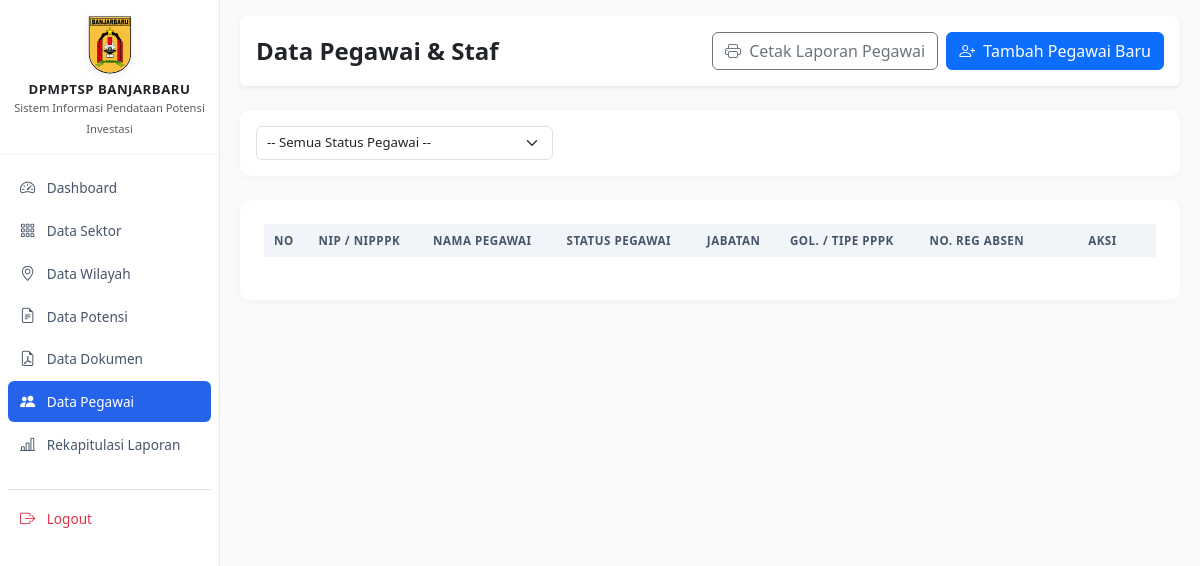
/admin/pegawai.php (signed in), run on an earlier commit of the app's database.
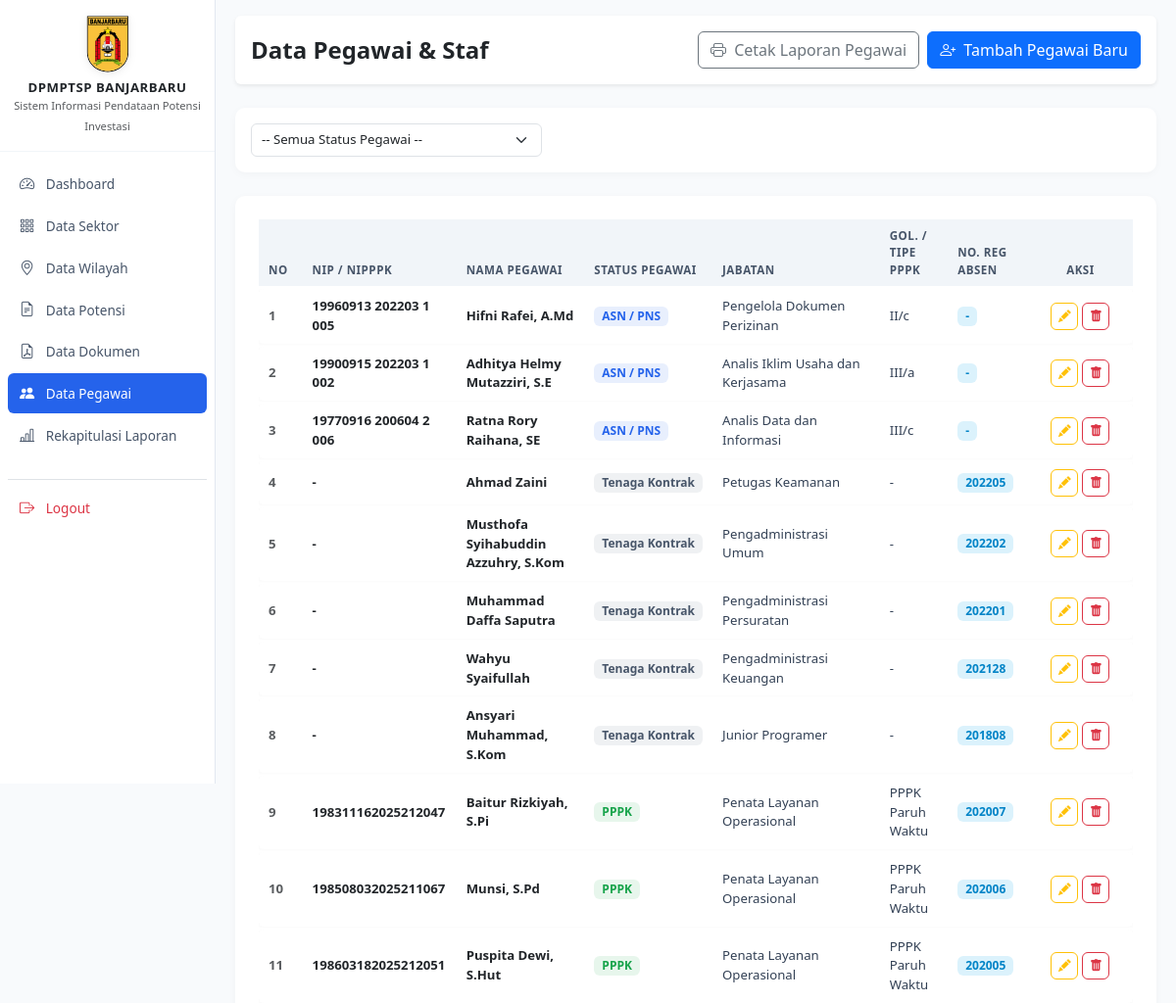
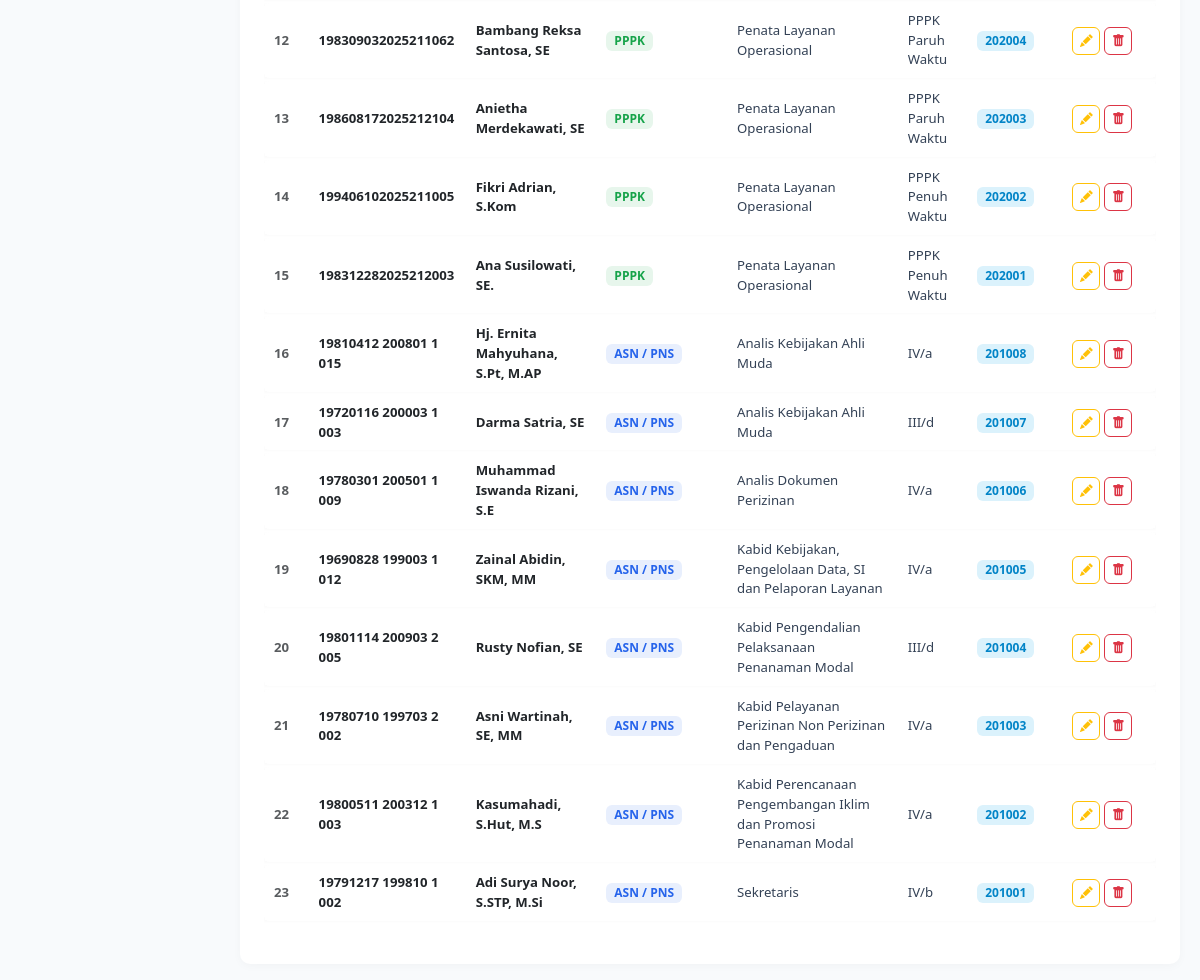
And on a later commit of the database (2 pictures, top to bottom).
### tables this page shows
CREATE TABLE `pegawai` (
  `id_pegawai` int NOT NULL AUTO_INCREMENT,
  `nip` varchar(50) DEFAULT NULL,
  `nama_pegawai` varchar(255) NOT NULL,
  `status_pegawai` enum('ASN','PPPK','Tenaga Kontrak') NOT NULL DEFAULT 'ASN',
  `jabatan` varchar(255) DEFAULT NULL,
  `golongan` varchar(50) DEFAULT NULL,
  `tipe_pppk` varchar(50) DEFAULT NULL,
  `no_reg_absen` varchar(50) DEFAULT NULL,
  `no_hp` varchar(50) DEFAULT NULL,
  `status` tinyint(1) DEFAULT '1',
  `created_at` timestamp NULL DEFAULT CURRENT_TIMESTAMP,
  PRIMARY KEY (`id_pegawai`)
);

### admin/pegawai.php (the view, shortened to what the changed rows need)
<?php
require_once '../config/database.php';
$where = ["status = 1"];
$params = [];
$where_sql = implode(" AND ", $where);
$sql = "SELECT * FROM pegawai WHERE $where_sql ORDER BY id_pegawai DESC";
$stmt = $pdo->prepare($sql);
$stmt->execute($params);
$pegawai_list = $stmt->fetchAll();
?>
<!DOCTYPE html>
<html lang="id">
<head>
</head>
<body>
<div class="wrapper">
    <?php require_once '../includes/sidebar.php'; ?>
    <div id="content">
        <div class="card card-modern p-4">
            <div class="table-responsive">
                <table id="tablePegawai" class="table table-modern align-middle w-100">
                    <thead>
                        <tr>
                            <th width="5%">No</th>
                            <th>NIP / NIPPPK</th>
                            <th>Nama Pegawai</th>
                            <th>Status Pegawai</th>
                            <th>Jabatan</th>
                            <th>Gol. / Tipe PPPK</th>
                            <th>No. Reg Absen</th>
                            <?php if ($can_edit_data): ?>
                                <th class="text-center" width="12%">Aksi</th>
                            <?php endif; ?>
                        </tr>
                    </thead>
                    <tbody>
                        <?php $no = 1; foreach ($pegawai_list as $p): ?>
                        <tr>
                            <td class="fw-semibold text-muted"><?= $no++ ?></td>
                            <td class="fw-bold text-dark"><?= htmlspecialchars($p['nip'] ?? '-') ?></td>
                            <td><span class="fw-bold text-dark"><?= htmlspecialchars($p['nama_pegawai']) ?></span></td>
                            <td>
                                <?php if ($p['status_pegawai'] === 'ASN'): ?>
                                    <span class="badge badge-soft-primary px-2 py-1">ASN / PNS</span>
                                <?php elseif ($p['status_pegawai'] === 'PPPK'): ?>
                                    <span class="badge badge-soft-success px-2 py-1">PPPK</span>
                                <?php else: ?>
                                    <span class="badge badge-soft-secondary px-2 py-1">Tenaga Kontrak</span>
                                <?php endif; ?>
                            </td>
                            <td><?= htmlspecialchars($p['jabatan'] ?? '-') ?></td>
                            <td>
                                <?php
                                    if ($p['status_pegawai'] === 'ASN') {
                                        echo htmlspecialchars($p['golongan'] ?? '-');
                                    } elseif ($p['status_pegawai'] === 'PPPK') {
                                        echo htmlspecialchars($p['tipe_pppk'] ?? '-');
                                    } else {
                                        echo '-';
                                    }
                                ?>
                            </td>
                            <td><span class="badge badge-soft-info px-2 py-1"><?= htmlspecialchars($p['no_reg_absen'] ?? '-') ?></span></td>
                            <?php if ($can_edit_data): ?>
                            <td class="text-center">
                                <div class="d-flex gap-1 justify-content-center">
                                    <a href="pegawai_edit.php?id=<?= $p['id_pegawai'] ?>" class="btn btn-sm btn-outline-warning btn-action" title="Edit">
                                        <i class="bi bi-pencil-fill"></i>
                                    </a>
                                    <a href="pegawai_hapus.php?id=<?= $p['id_pegawai'] ?>" class="btn btn-sm btn-outline-danger btn-action" title="Hapus">
                                        <i class="bi bi-trash-fill"></i>
                                    </a>
                                </div>
                            </td>
                            <?php endif; ?>
                        </tr>
                        <?php endforeach; ?>
                    </tbody>
                </table>
            </div>
        </div>
    </div>
</div>
</body>
</html>

What changed in the data, as far as the page shows it:
added pegawai: nip "19960913 202203 1 005", nama_pegawai "Hifni Rafei, A.Md", status_pegawai "ASN / PNS", jabatan "Pengelola Dokumen Perizinan", golongan "II/c", no_reg_absen "-"
added pegawai: nip "19900915 202203 1 002", nama_pegawai "Adhitya Helmy Mutazziri, S.E", status_pegawai "ASN / PNS", jabatan "Analis Iklim Usaha dan Kerjasama", golongan "III/a", no_reg_absen "-"
added pegawai: nip "19770916 200604 2 006", nama_pegawai "Ratna Rory Raihana, SE", status_pegawai "ASN / PNS", jabatan "Analis Data dan Informasi", golongan "III/c", no_reg_absen "-"
added pegawai: nip "-", nama_pegawai "Ahmad Zaini", status_pegawai "Tenaga Kontrak", jabatan "Petugas Keamanan", no_reg_absen "202205"
added pegawai: nip "-", nama_pegawai "Musthofa Syihabuddin Azzuhry, S.Kom", status_pegawai "Tenaga Kontrak", jabatan "Pengadministrasi Umum", no_reg_absen "202202"
added pegawai: nip "-", nama_pegawai "Muhammad Daffa Saputra", status_pegawai "Tenaga Kontrak", jabatan "Pengadministrasi Persuratan", no_reg_absen "202201"
added pegawai: nip "-", nama_pegawai "Wahyu Syaifullah", status_pegawai "Tenaga Kontrak", jabatan "Pengadministrasi Keuangan", no_reg_absen "202128"
added pegawai: nip "-", nama_pegawai "Ansyari Muhammad, S.Kom", status_pegawai "Tenaga Kontrak", jabatan "Junior Programer", no_reg_absen "201808"
added pegawai: nip "198311162025212047", nama_pegawai "Baitur Rizkiyah, S.Pi", status_pegawai "PPPK", jabatan "Penata Layanan Operasional", tipe_pppk "PPPK Paruh Waktu", no_reg_absen "202007"
added pegawai: nip "198508032025211067", nama_pegawai "Munsi, S.Pd", status_pegawai "PPPK", jabatan "Penata Layanan Operasional", tipe_pppk "PPPK Paruh Waktu", no_reg_absen "202006"
added pegawai: nip "198603182025212051", nama_pegawai "Puspita Dewi, S.Hut", status_pegawai "PPPK", jabatan "Penata Layanan Operasional", tipe_pppk "PPPK Paruh Waktu", no_reg_absen "202005"
added pegawai: nip "198309032025211062", nama_pegawai "Bambang Reksa Santosa, SE", status_pegawai "PPPK", jabatan "Penata Layanan Operasional", tipe_pppk "PPPK Paruh Waktu", no_reg_absen "202004"
added pegawai: nip "198608172025212104", nama_pegawai "Anietha Merdekawati, SE", status_pegawai "PPPK", jabatan "Penata Layanan Operasional", tipe_pppk "PPPK Paruh Waktu", no_reg_absen "202003"
added pegawai: nip "199406102025211005", nama_pegawai "Fikri Adrian, S.Kom", status_pegawai "PPPK", jabatan "Penata Layanan Operasional", tipe_pppk "PPPK Penuh Waktu", no_reg_absen "202002"
added pegawai: nip "198312282025212003", nama_pegawai "Ana Susilowati, SE.", status_pegawai "PPPK", jabatan "Penata Layanan Operasional", tipe_pppk "PPPK Penuh Waktu", no_reg_absen "202001"
added pegawai: nip "19810412 200801 1 015", nama_pegawai "Hj. Ernita Mahyuhana, S.Pt, M.AP", status_pegawai "ASN / PNS", jabatan "Analis Kebijakan Ahli Muda", golongan "IV/a", no_reg_absen "201008"
added pegawai: nip "19720116 200003 1 003", nama_pegawai "Darma Satria, SE", status_pegawai "ASN / PNS", jabatan "Analis Kebijakan Ahli Muda", golongan "III/d", no_reg_absen "201007"
added pegawai: nip "19780301 200501 1 009", nama_pegawai "Muhammad Iswanda Rizani, S.E", status_pegawai "ASN / PNS", jabatan "Analis Dokumen Perizinan", golongan "IV/a", no_reg_absen "201006"
added pegawai: nip "19690828 199003 1 012", nama_pegawai "Zainal Abidin, SKM, MM", status_pegawai "ASN / PNS", jabatan "Kabid Kebijakan, Pengelolaan Data, SI dan Pelaporan Layanan", golongan "IV/a", no_reg_absen "201005"
added pegawai: nip "19801114 200903 2 005", nama_pegawai "Rusty Nofian, SE", status_pegawai "ASN / PNS", jabatan "Kabid Pengendalian Pelaksanaan Penanaman Modal", golongan "III/d", no_reg_absen "201004"
added pegawai: nip "19780710 199703 2 002", nama_pegawai "Asni Wartinah, SE, MM", status_pegawai "ASN / PNS", jabatan "Kabid Pelayanan Perizinan Non Perizinan dan Pengaduan", golongan "IV/a", no_reg_absen "201003"
added pegawai: nip "19800511 200312 1 003", nama_pegawai "Kasumahadi, S.Hut, M.S", status_pegawai "ASN / PNS", jabatan "Kabid Perencanaan Pengembangan Iklim dan Promosi Penanaman Modal", golongan "IV/a", no_reg_absen "201002"
added pegawai: nip "19791217 199810 1 002", nama_pegawai "Adi Surya Noor, S.STP, M.Si", status_pegawai "ASN / PNS", jabatan "Sekretaris", golongan "IV/b", no_reg_absen "201001"
